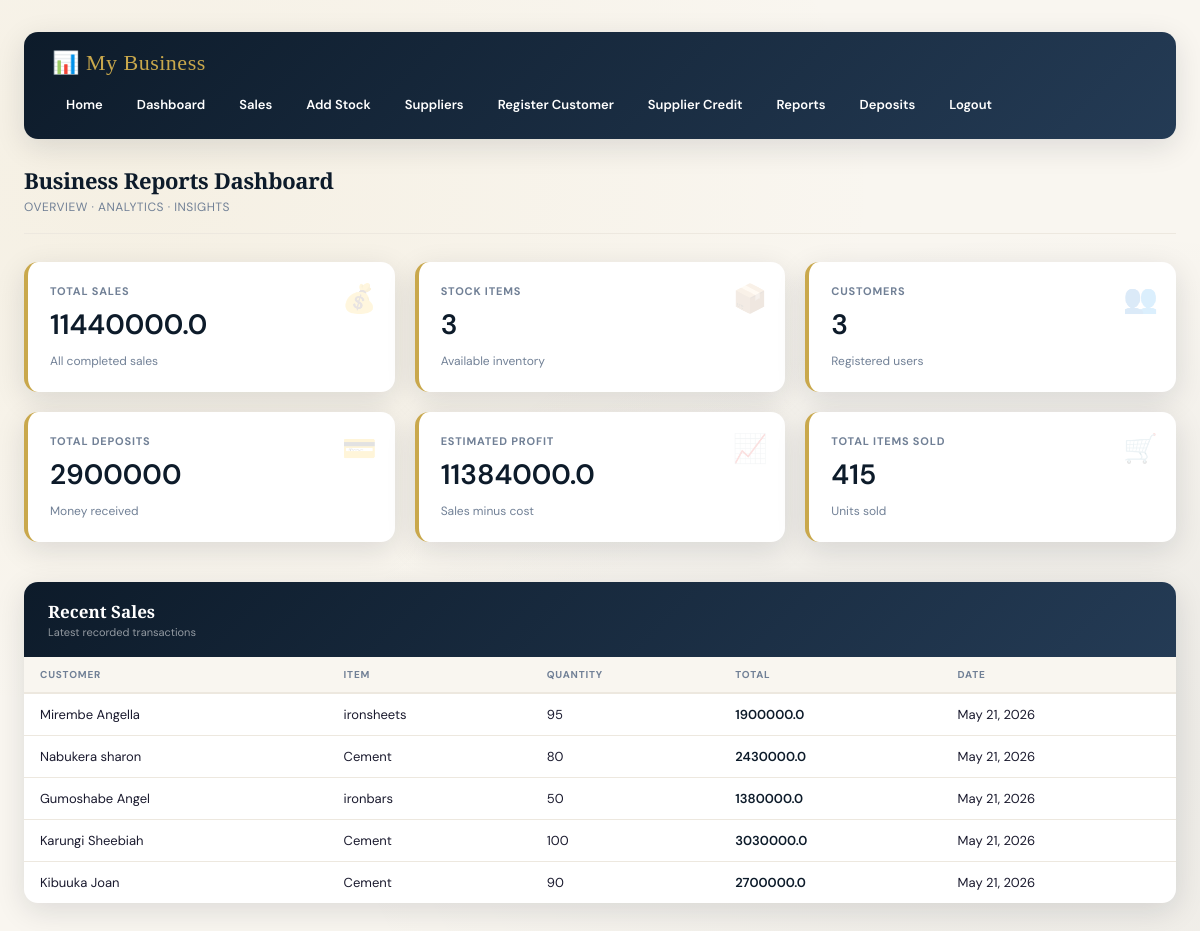
Page /reports/ (signed in) on the earlier database version.
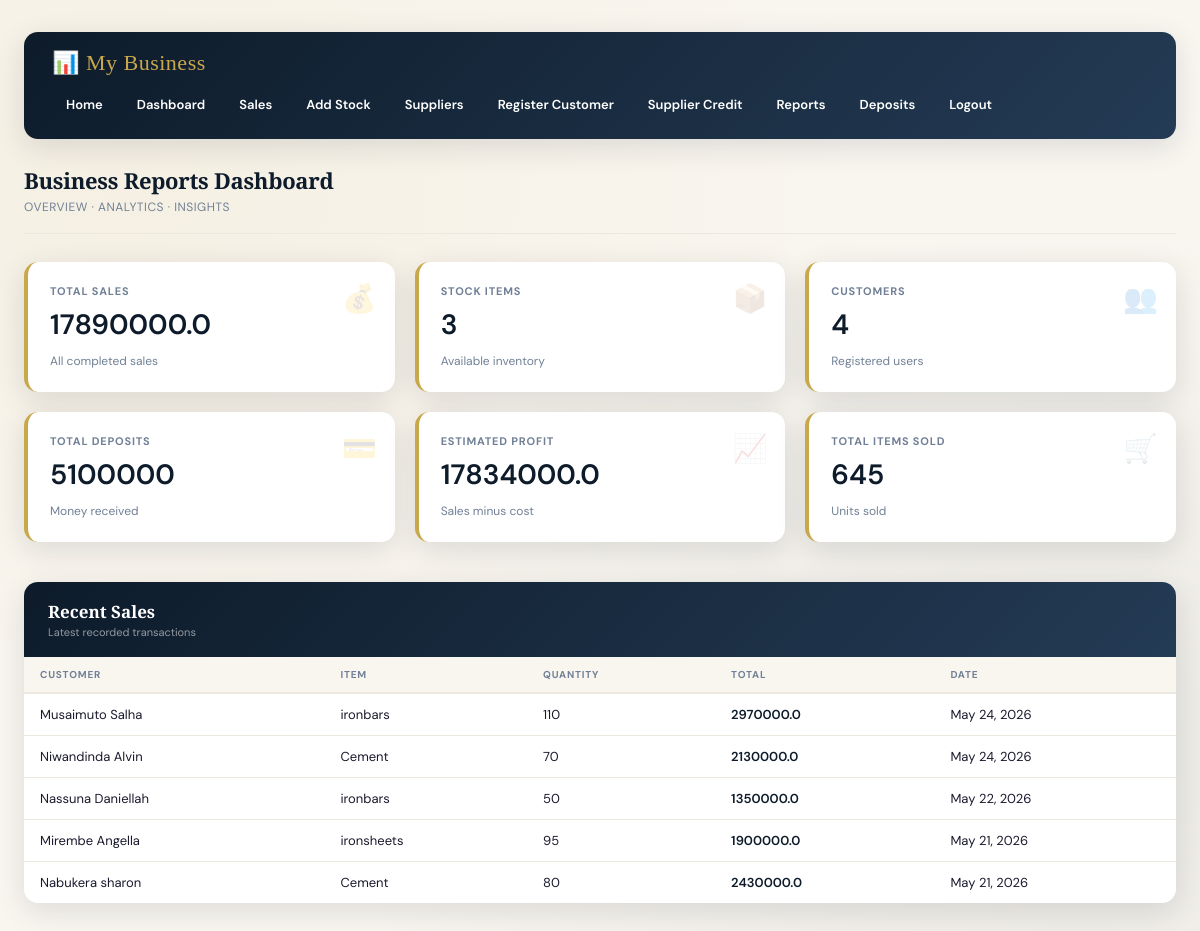
Same page on the later database version.
### hardwareapp/models.py (models this page shows, shortened)
class Sale(models.Model):
    item_name = models.CharField(max_length=100)
    quantity = models.IntegerField(default=0)
    unit_price = models.DecimalField(max_digits=10, decimal_places=1, default=0)
    total = models.DecimalField(max_digits=10, decimal_places=1, default=0)
    customer_name = models.CharField(max_length=100, blank=True, null=True)
    customer_contact = models.CharField(max_length=14, blank=True, null=True)
    item_type = models.CharField(max_length=100, blank=True, null=True)
    item_brand = models.CharField(max_length=100, blank=True, null=True)
    transport = models.FloatField(default=0)
    distance_km = models.FloatField(default=0)
    grand_total = models.FloatField(default=0)
    date = models.DateField(default=timezone.now)
    created_at = models.DateTimeField(auto_now_add=True)

### hardwareapp/views.py (the view)
# urls.py: path('reports/', views.reports, name='reports'),
@login_required
def reports(request):
    total_sales = Sale.objects.aggregate(Sum('grand_total'))['grand_total__sum'] or 0
    total_stock = Stock.objects.count()
    total_customers = Register.objects.count()
    total_deposits = Deposit.objects.aggregate(Sum('amount'))['amount__sum'] or 0
    total_items = Sale.objects.aggregate(Sum('quantity'))['quantity__sum'] or 0
    total_cost = Stock.objects.aggregate(Sum('unit_cost'))['unit_cost__sum'] or 0
    total_sales = Decimal(str(total_sales))
    total_cost = Decimal(str(total_cost))
    profit = total_sales - total_cost
    recent_sales = Sale.objects.all().order_by('-id')[:5]
    context = {
        'total_sales': total_sales,
        'total_stock': total_stock,
        'total_customers': total_customers,
        'total_deposits': total_deposits,
        'profit': profit,
        'total_items': total_items,
        'recent_sales': recent_sales,
    }
    return render(request, 'reports.html', context)

### hardwareapp/templates/reports.html (shortened to what this page needs)
{% load static %}
<!doctype html>
<html lang="en">
<head>
</head>
<body>
<nav class="top-nav">
  <div class="nav-logo">📊 My Business</div>
  <div class="nav-links">
    <a href="{% url 'index' %}">Home</a>
    <a href="{% url 'dash' %}">Dashboard</a>
    <a href="{% url 'sales' %}">Sales</a>
    <a href="{% url 'stock' %}">Add Stock</a>
    <a href="{% url 'supplier' %}">Suppliers</a>
    <a href="{% url 'register' %}">Register Customer</a>
    <a href="{% url 'credit' %}">Supplier Credit</a>
    <a href="{% url 'reports' %}">Reports</a>
    <a href="{% url 'deposit' %}">Deposits</a>
    <a href="{% url 'log' %}">Logout</a>
  </div>
</nav>
<div class="page-header">
  <h1>Business Reports Dashboard</h1>
  <p>Overview &middot; Analytics &middot; Insights</p>
</div>
<div class="cards">
  <div class="card">
    <div class="card-icon">💰</div>
    <h3>Total Sales</h3>
    <h2>{{ total_sales }}</h2>
    <small>All completed sales</small>
  </div>
  <div class="card">
    <div class="card-icon">📦</div>
    <h3>Stock Items</h3>
    <h2>{{ total_stock }}</h2>
    <small>Available inventory</small>
  </div>
  <div class="card">
    <div class="card-icon">👥</div>
    <h3>Customers</h3>
    <h2>{{ total_customers }}</h2>
    <small>Registered users</small>
  </div>
  <div class="card">
    <div class="card-icon">💳</div>
    <h3>Total Deposits</h3>
    <h2>{{ total_deposits }}</h2>
    <small>Money received</small>
  </div>
  <div class="card">
    <div class="card-icon">📈</div>
    <h3>Estimated Profit</h3>
    <h2>{{ profit }}</h2>
    <small>Sales minus cost</small>
  </div>
  <div class="card">
    <div class="card-icon">🛒</div>
    <h3>Total Items Sold</h3>
    <h2>{{ total_items }}</h2>
    <small>Units sold</small>
  </div>
</div>
<div class="table-card">
  <div class="table-card-header">
    <h2>Recent Sales</h2>
    <p>Latest recorded transactions</p>
  </div>
  <div class="table-wrapper">
    <table>
      <thead>
        <tr>
          <th>Customer</th>
          <th>Item</th>
          <th>Quantity</th>
          <th>Total</th>
          <th>Date</th>
        </tr>
      </thead>
      <tbody>
        {% for sale in recent_sales %}
        <tr>
          <td>{{ sale.customer_name }}</td>
          <td>{{ sale.item_name }}</td>
          <td>{{ sale.quantity }}</td>
          <td class="amount-cell">{{ sale.grand_total }}</td>
          <td>{{ sale.date }}</td>
        </tr>
        {% endfor %}
      </tbody>
    </table>
  </div>
</div>
</body>
</html>

Differences in the rows shown:
no longer on this page (row unchanged): Sale: customer_name "Gumoshabe Angel", item_name "ironbars", quantity "50", grand_total "1380000.0", date "May 21, 2026"
no longer on this page (row unchanged): Sale: customer_name "Karungi Sheebiah", item_name "Cement", quantity "100", grand_total "3030000.0", date "May 21, 2026"
no longer on this page (row unchanged): Sale: customer_name "Kibuuka Joan", item_name "Cement", quantity "90", grand_total "2700000.0", date "May 21, 2026"
added Sale: customer_name "Musaimuto Salha", item_name "ironbars", quantity "110", grand_total "2970000.0", date "May 24, 2026"
added Sale: customer_name "Niwandinda Alvin", item_name "Cement", quantity "70", grand_total "2130000.0", date "May 24, 2026"
added Sale: customer_name "Nassuna Daniellah", item_name "ironbars", quantity "50", grand_total "1350000.0", date "May 22, 2026"
Other differences:
{{ total_sales }}: "11440000.0" → "17890000.0"
{{ total_customers }}: "3" → "4"
{{ total_deposits }}: "2900000" → "5100000"
{{ profit }}: "11384000.0" → "17834000.0"
{{ total_items }}: "415" → "645"
